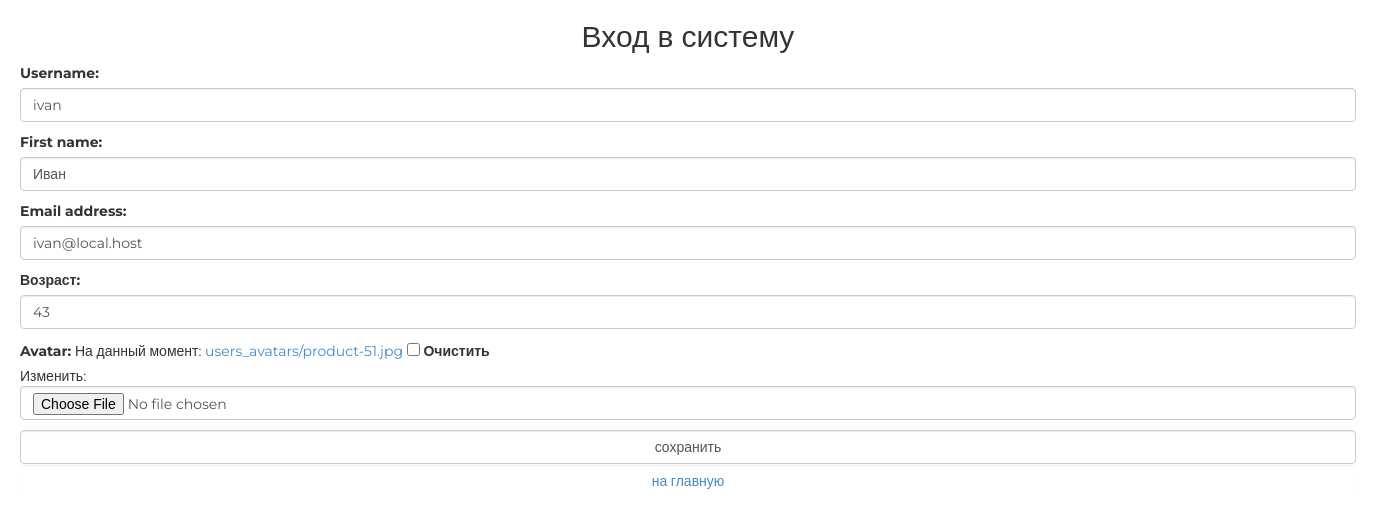
The page /auth/edit/ (signed in) on the database its author committed.
### authapp/models.py (models this page shows, shortened)
class ShopUser(AbstractUser):
    avatar = models.ImageField(upload_to='users_avatars', blank=True)
    age = models.PositiveIntegerField(verbose_name='Возраст', null=True)
    activation_key = models.CharField(max_length=128, blank=True)
    activation_key_expires = models.DateTimeField(
        default=(now() + timedelta(hours=48)))

### authapp/views.py (the view)
# urls.py: path('edit/', authapp.edit, name='edit'),
def edit(request):
    title = 'Редактирование'
    if request.method == 'POST':
        edit_form = ShopUserEditForm(
            request.POST, request.FILES, instance=request.user)
        if edit_form.is_valid():
            edit_form.save()
            return HttpResponseRedirect(reverse('auth:edit'))
    else:
        edit_form = ShopUserEditForm(instance=request.user)
    content = {'title': title, 'edit_form': edit_form}
    return render(request, 'authapp/edit.html', content)

### authapp/forms.py (shortened to what this page needs)
class ShopUserEditForm(UserChangeForm):
    class Meta:
        model = ShopUser
        fields = ('username', 'first_name',
                  'password', 'email', 'age', 'avatar')
    def __init__(self, *args, **kwargs):
        super().__init__(*args, **kwargs)
        for field_name, field in self.fields.items():
            field.widget.attrs['class'] = 'form-control'
            field.help_text = ''
            if field_name == 'password':
                field.widget = forms.HiddenInput()

### mainapp/context_processors.py (called while the page is built)
def basket(request):
    basket = []
    if request.user.is_authenticated:
        basket = Basket.objects.filter(user=request.user)
    return {'basket': basket}

### authapp/templates/authapp/edit.html (shortened to what this page needs)
{% extends 'authapp/base.html' %}
{% load static %}
{% block content %}
    <form class="form-horizontal" action="{% url 'auth:edit' %}" method="post" enctype="multipart/form-data">
        {{ edit_form.as_p }}
        <input class="form-control" type="submit" value="сохранить">
    </form>
    <button class="btn btn-round form-control last">
        <a href="{% url 'index' %}" class="">на главную</a>
    </button>
    <div class="user_avatar"><img srs="/media/{{ user.avatar }}"></div>
{% endblock content %}

### static/css/style.css (style rules this page uses)
* { margin: 0; padding: 0; }
body { font-family: 'Montserrat', sans-serif; }
html, body { height: 100%; }
.user_avatar { width: 80px; height: 80px; border-radius: 40px; display: inline-block; }

### rows shown on the page
ShopUser: username "ivan", first_name "Иван", email "ivan@local.host", age "43"
